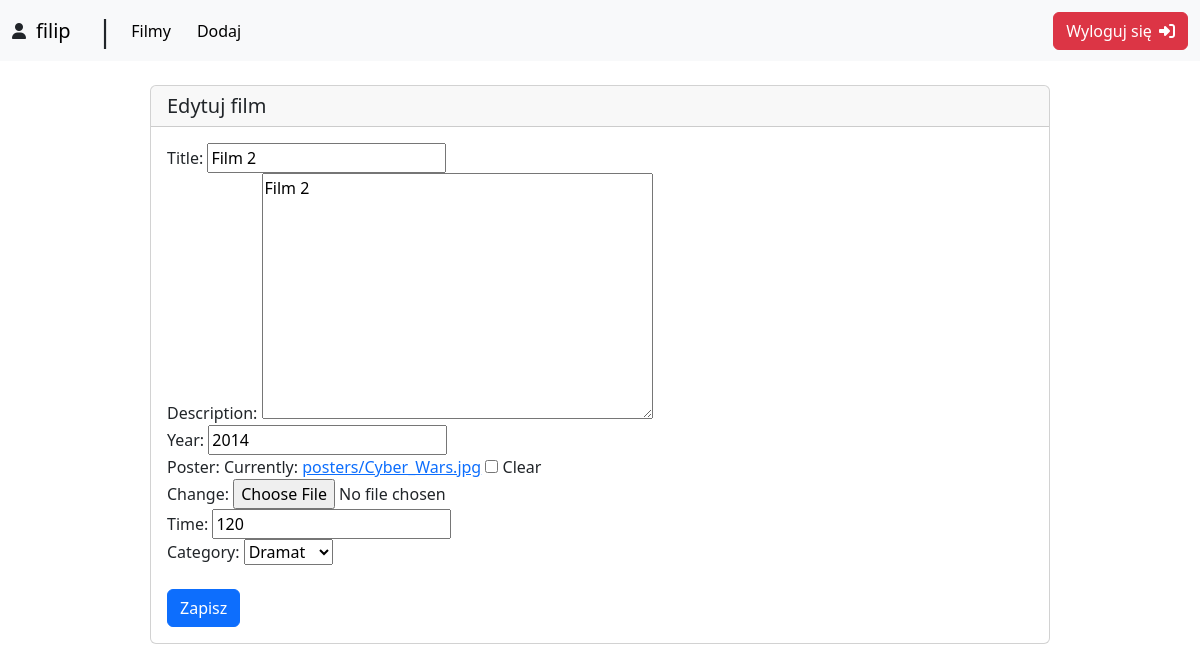
The page /films/edit/7 (signed in) on the database its author committed.
### AplikacjaFilmyWeb/models.py (models this page shows, shortened)
class Film(models.Model):
    title = models.CharField(max_length=50, null=True, blank=False)
    description = models.TextField(max_length=500, blank=True)
    year = models.PositiveIntegerField(default=2014)
    poster = models.ImageField(blank=True, upload_to='posters')
    additional = models.OneToOneField(AdditionalInfo, on_delete=models.CASCADE, null=True, blank=True) # jeden do jednego | gdy usuwamy tą relacje CASCADE usuwa tez ten opis dla tego filmu

class AdditionalInfo(models.Model):
    CATEGORIES = {
        (0, 'Inne'),
        (1, 'Horror'),
        (2, 'Komedia'),
        (3, 'Sci-fi'),
        (4, 'Dramat'),
    }
    time = models.PositiveSmallIntegerField(default=0)
    category = models.PositiveSmallIntegerField(default=0, choices=CATEGORIES)

### AplikacjaFilmyWeb/views.py (the view)
# urls.py: path('edit/<int:id>', edit_film, name="edit_film"),
@login_required(login_url="user_login")
def edit_film(request, id):
    film = get_object_or_404(Film, pk=id)
    additional = None
    try:
        additional = AdditionalInfo.objects.get(film=film.id)
    except AdditionalInfo.DoesNotExist:
        additional = None
    form = FilmForm(request.POST or None, request.FILES or None, instance=film)
    form_additional = AdditionalInfoForm(request.POST or None, instance=additional)
    if form.is_valid() and form_additional.is_valid():
        film = form.save(commit=False)
        additional = form_additional.save()
        film.additional = additional
        film.save()
        return redirect(get_all_films)
    return render(request, 'edit.html', {'form':form, 'form_additional_info':form_additional})

### AplikacjaFilmyWeb/forms.py
class FilmForm(ModelForm):
    class Meta:
        model = Film
        fields = ['title', 'description', 'year', 'poster']

class AdditionalInfoForm(ModelForm):
    class Meta:
        model = AdditionalInfo
        fields = ['time', 'category']

### templates/edit.html (shortened to what this page needs)
{% extends 'main.html' %}
{% load bootstrap %}
{% block page %}
    <div class="d-flex justify-content-center mt-4">
        <div class="card w-75">
            <h5 class="card-header">Edytuj film</h5>
            <div class="card-body">
                <form method="POST" enctype="multipart/form-data">
                    {{ form|bootstrap }}
                    {{ form_additional_info|bootstrap }}
                    <br>
                    <button type="submit" class="btn btn-primary">Zapisz</button>
                </form>
            </div>
        </div>
    </div>
{% endblock %}

### templates/main.html (shortened to what this page needs)
{% load static %}
<!DOCTYPE html>
<html lang="en">
<head>
    <link href="https://cdn.jsdelivr.net/npm/bootstrap@5.3.5/dist/css/bootstrap.min.css" rel="stylesheet">
    <link rel="stylesheet" href="{% static 'nowy.css' %}">
</head>
<body>
    <nav class="navbar navbar-expand-lg bg-body-tertiary">
        <div class="container-fluid">
        {% if user.is_authenticated %}
          <i class="fa-solid fa-user" style="margin-right: 10px;"></i>
          <a class="navbar-brand" href="#">{{ user.username }}</a>
          <label style="margin-left: 10px; font-size: 30px;"> | </label>
        {% else %}
          <a class="navbar-brand" href="#">Anonimowy</a>
        {% endif %}
          <div class="collapse navbar-collapse" id="navbarText">
            <ul class="navbar-nav me-auto mb-2 mb-lg-0">
              <li class="nav-item" style="margin-left: 10px;">
                <a class="nav-link active" aria-current="page" href="{% url 'all_films' %}">Filmy</a>
              </li>
              <li class="nav-item" style="margin-left: 10px;">
                {% if user.is_authenticated %}
                    <a class="nav-link active" href="{% url 'add_film' %}">Dodaj</a>
                {% else %}
                <a class="nav-link"  style="color: lightgray;" href="#">Dodaj</a>
                {% endif %}
              </li>
            </ul>
            {% if user.is_authenticated %}
                <form method="post" action="{% url 'user_logout' %}">
                    <button type="submit" class="btn btn-danger">Wyloguj się <i class="fa-solid fa-right-to-bracket" style="margin-left: 3px;"></i></button>
                </form>
            {% else %}
                <form method="post" action="{% url 'user_login' %}">
                    {% csrf_token %}
                    <button type="submit" class="btn btn-primary">Zaloguj się</button>
                </form>
            {% endif %}
          </div>
        </div>
    </nav>
    {% block page %} {% endblock %}
</body>
</html>

### AplikacjaFilmyWebStatic/nowy.css (style rules this page uses)
.nav-link { color: lightgray; }

### rows shown on the page
Film: title "Film 2", description "Film 2", year "2014"
AdditionalInfo: time "120", category "Dramat"

### other values the page prints
{{ user.username }} "filip"
